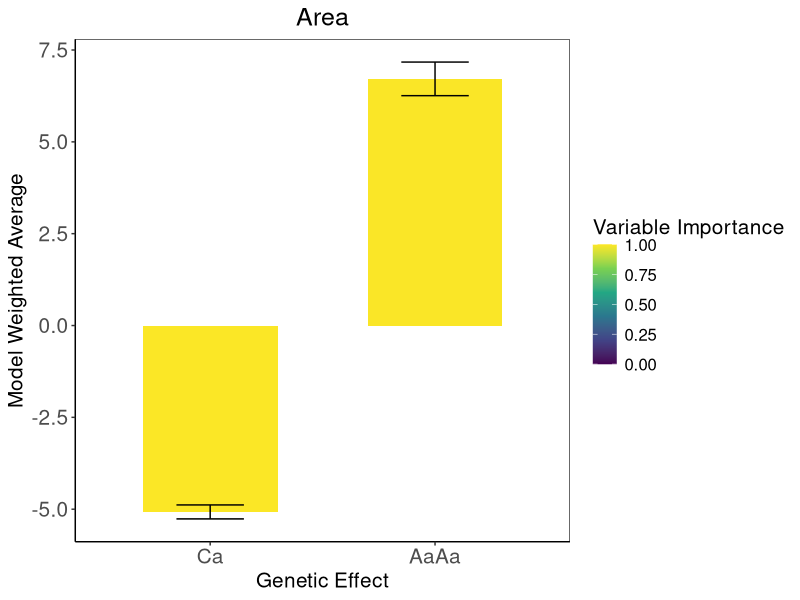
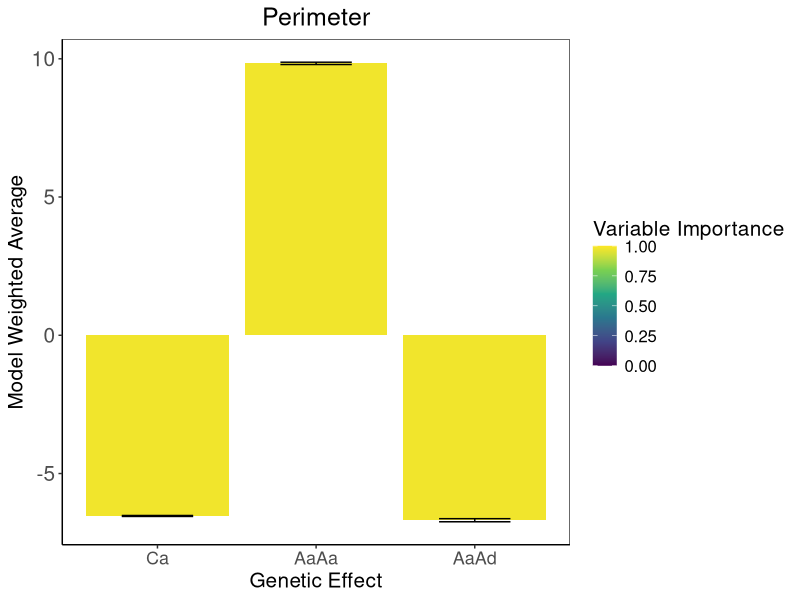
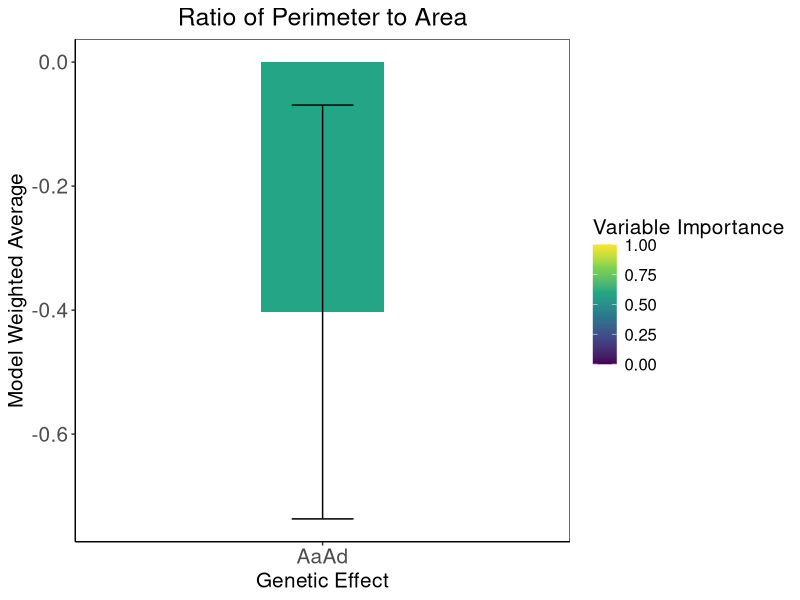
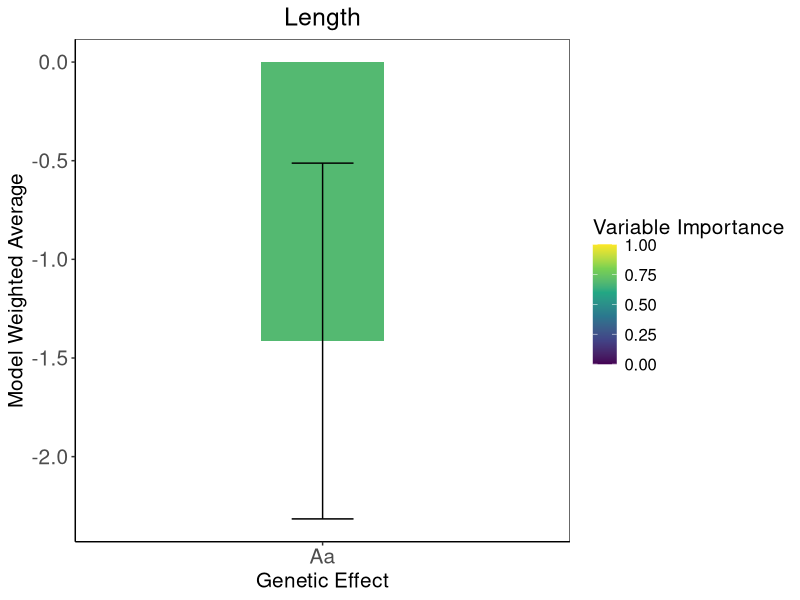
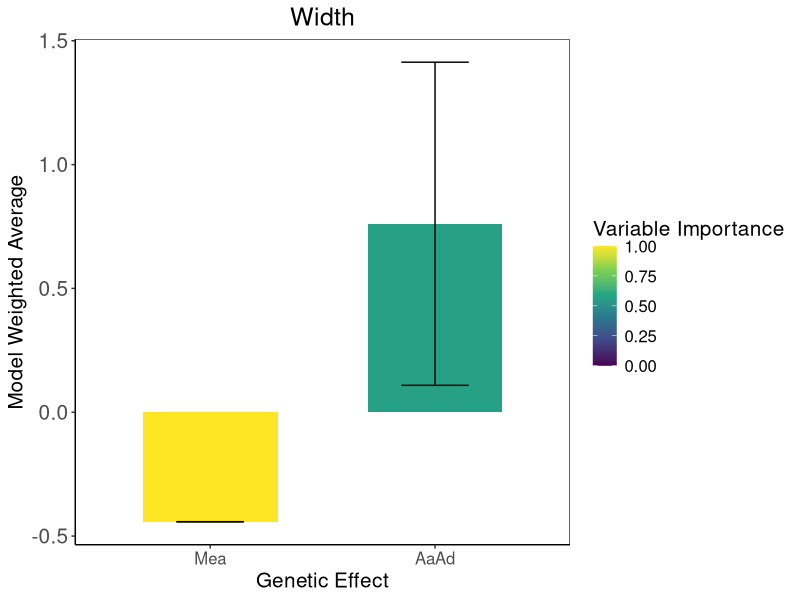
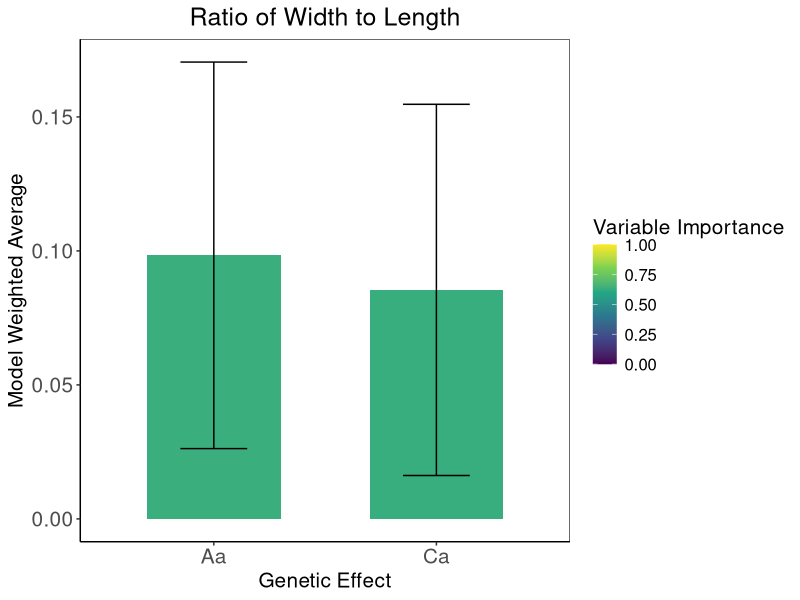
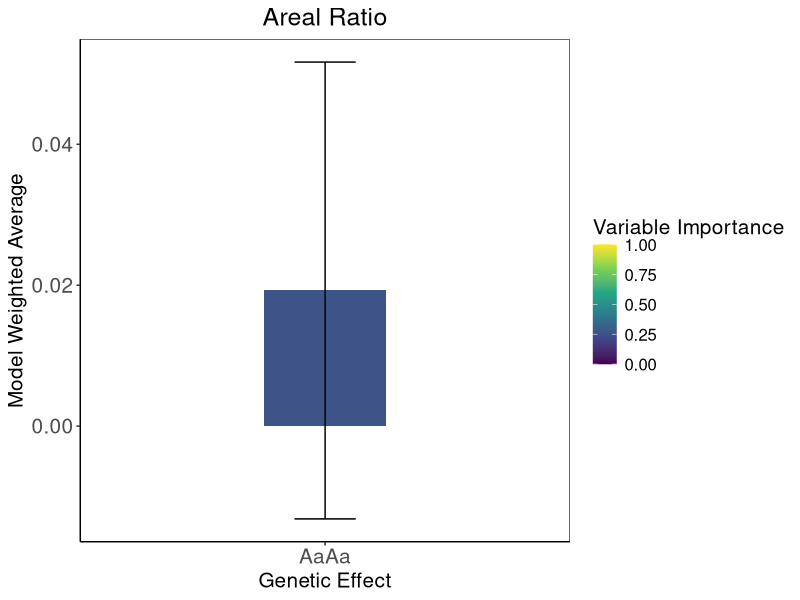
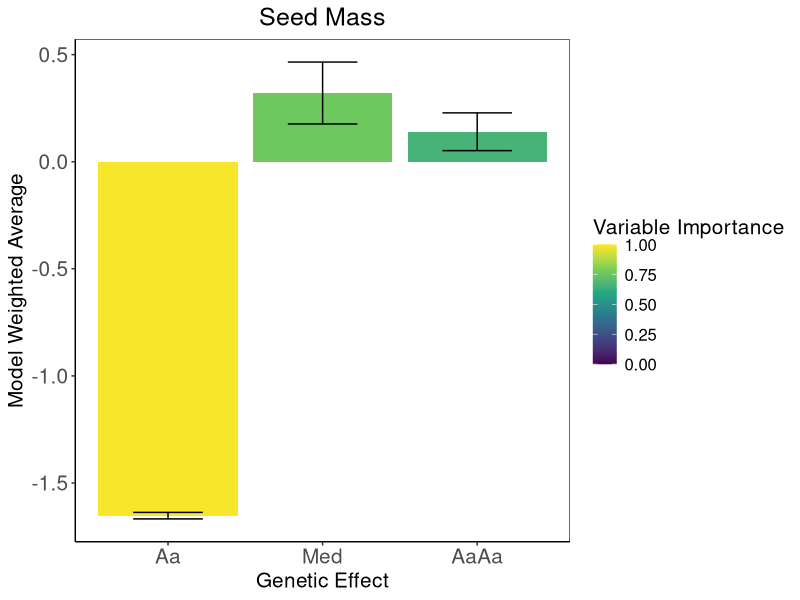

Here is the R script that generated these plots, in order:
library(ggplot2)
library(viridis)

#Area: 
  #Specify variables and values. Then, make data frame.
Genetic_Effect<-c("Ca", "AaAa")
Model_Weighted_Average<-c(-5.07390824394398, 6.71508423776777)
SE <- c(0.190304678437209, 0.457132985379296)
Variable_Importance <- c(0.996129631289555, 0.994067692445289)
area<-data.frame(Genetic_Effect, Model_Weighted_Average, SE, Variable_Importance)

  #Specify order of variables on x-axis
area$Genetic_Effect <- factor(area$Genetic_Effect, levels = c("Ca", "AaAa"))

  #Create plot 
ggplot(area) +
geom_bar(aes(x= Genetic_Effect, y= Model_Weighted_Average, fill = Variable_Importance, width = 0.6), stat="identity") +
  scale_fill_viridis_c(limits = c(0, 1))+
  labs(x = "Genetic Effect", y = "Model Weighted Average", fill = "Variable Importance")+
  ggtitle("Area")+
  theme_bw() +
  theme(axis.line = element_line(color='black'),
        plot.background = element_blank(),
        panel.grid.major = element_blank(),
        panel.grid.minor = element_blank())+
  theme(plot.title = element_text(hjust = 0.5))+
  theme(text = element_text(size = 15))+
  theme(axis.text.x = element_text(size=15),
        axis.text.y = element_text(size=15))+
  geom_errorbar(aes(x=Genetic_Effect, y=Model_Weighted_Average, ymin=Model_Weighted_Average-SE, ymax=Model_Weighted_Average+SE), width = 0.3)


#Perimeter:
  #Specify variables and values. Then, make data frame.
Genetic_Effect<-c("Ca", "AaAa", "AaAd")
Model_Weighted_Average<-c(-6.53649027058263, 9.83392766727657, -6.68867396957119)
SE <- c(0.0177173016063826, 0.0423997847313664, 0.0561067693449913)
Variable_Importance <- c(0.980174705758085, 0.979885975453766, 0.979533768976558)
perimeter<-data.frame(Genetic_Effect, Model_Weighted_Average, SE, Variable_Importance)

  #Specify order of variables on x-axis
perimeter$Genetic_Effect <- factor(perimeter$Genetic_Effect, levels = c("Ca", "AaAa", "AaAd"))

  #Create plot 
ggplot(perimeter) +
  geom_bar(aes(x= Genetic_Effect, y= Model_Weighted_Average, fill = Variable_Importance, width = 0.9), stat="identity") +
  scale_fill_viridis_c(limits = c(0, 1))+
  labs(x = "Genetic Effect", y = "Model Weighted Average", fill = "Variable Importance")+
  ggtitle("Perimeter")+
  theme_bw() +
  theme(axis.line = element_line(color='black'),
        plot.background = element_blank(),
        panel.grid.major = element_blank(),
        panel.grid.minor = element_blank())+
  theme(plot.title = element_text(hjust = 0.5))+
  theme(text = element_text(size = 15))+
  theme(axis.text.x = element_text(size=13),
        axis.text.y = element_text(size=15))+
  geom_errorbar(aes(x=Genetic_Effect, y=Model_Weighted_Average, ymin=Model_Weighted_Average-SE, ymax=Model_Weighted_Average+SE, width = 0.45))


#RPA:
  #Specify variables and values. Then, make data frame.
Genetic_Effect<-c("AaAd")
Model_Weighted_Average<-c(-0.403008433600262)
SE <- c(0.333646856344577)
Variable_Importance <- c(0.587160847257714)
RPA<-data.frame(Genetic_Effect, Model_Weighted_Average, SE, Variable_Importance)

  #Specify order of variables on x-axis
RPA$Genetic_Effect <- factor(RPA$Genetic_Effect, levels = c("AaAd"))

  #Create plot 
ggplot(RPA) +
  geom_bar(aes(x= Genetic_Effect, y= Model_Weighted_Average, fill = Variable_Importance, width = 0.3), stat="identity") +
  scale_fill_viridis_c(limits = c(0, 1))+
  labs(x = "Genetic Effect", y = "Model Weighted Average", fill = "Variable Importance")+
  ggtitle("Ratio of Perimeter to Area")+
  theme_bw() +
  theme(axis.line = element_line(color='black'),
        plot.background = element_blank(),
        panel.grid.major = element_blank(),
        panel.grid.minor = element_blank())+
  theme(plot.title = element_text(hjust = 0.5))+
  theme(text = element_text(size = 15))+
  theme(axis.text.x = element_text(size=15),
        axis.text.y = element_text(size=15))+
  geom_errorbar(aes(x=Genetic_Effect, y=Model_Weighted_Average, ymin=Model_Weighted_Average-SE, ymax=Model_Weighted_Average+SE), width = 0.15)


#Length: 
  #Specify variables and values. Then, make data frame.
Genetic_Effect<-c("Aa")
Model_Weighted_Average<-c(-1.41400501208421)
SE <- c(0.901582066652321)
Variable_Importance <- c(0.685609019184249)
length<-data.frame(Genetic_Effect, Model_Weighted_Average, SE, Variable_Importance)

  #Specify order of variables on x-axis
length$Genetic_Effect <- factor(length$Genetic_Effect, levels = c("Aa"))

  #Create plot 
ggplot(length) +
  geom_bar(aes(x= Genetic_Effect, y= Model_Weighted_Average, fill = Variable_Importance, width = 0.3), stat="identity") +
  scale_fill_viridis_c(limits = c(0, 1))+
  labs(x = "Genetic Effect", y = "Model Weighted Average", fill = "Variable Importance")+
  ggtitle("Length")+
  theme_bw() +
  theme(axis.line = element_line(color='black'),
        plot.background = element_blank(),
        panel.grid.major = element_blank(),
        panel.grid.minor = element_blank())+
  theme(plot.title = element_text(hjust = 0.5))+
  theme(text = element_text(size = 15))+
  theme(axis.text.x = element_text(size=15),
        axis.text.y = element_text(size=15))+
  geom_errorbar(aes(x=Genetic_Effect, y=Model_Weighted_Average, ymin=Model_Weighted_Average-SE, ymax=Model_Weighted_Average+SE), width = 0.15)


#Width: 
  #Specify variables and values. Then, make data frame.
Genetic_Effect<-c("Mea", "AaAd")
Model_Weighted_Average<-c(-0.441989828321209, 0.761073656070445)
SE <- c(0.000160411680135943, 0.652349114080603)
Variable_Importance <- c(0.999999978865205, 0.5714285587473)
width<-data.frame(Genetic_Effect, Model_Weighted_Average, SE, Variable_Importance)

  #Specify order of variables on x-axis
width$Genetic_Effect <- factor(width$Genetic_Effect, levels = c("Mea", "AaAd"))

  #Create plot 
ggplot(width) +
  geom_bar(aes(x= Genetic_Effect, y= Model_Weighted_Average, fill = Variable_Importance, width = 0.6), stat="identity") +
  scale_fill_viridis_c(limits = c(0, 1))+
  labs(x = "Genetic Effect", y = "Model Weighted Average", fill = "Variable Importance")+
  ggtitle("Width")+
  theme_bw() +
  theme(axis.line = element_line(color='black'),
        plot.background = element_blank(),
        panel.grid.major = element_blank(),
        panel.grid.minor = element_blank())+
  theme(plot.title = element_text(hjust = 0.5))+
  theme(text = element_text(size = 15))+
  theme(axis.text.x = element_text(size=12),
        axis.text.y = element_text(size=15))+
  geom_errorbar(aes(x=Genetic_Effect, y=Model_Weighted_Average, ymin=Model_Weighted_Average-SE, ymax=Model_Weighted_Average+SE), width = 0.3)



#RWL:
  #Specify variables and values. Then, make data frame.
Genetic_Effect<-c("Aa", "Ca")
Model_Weighted_Average<-c(0.0983503081515926, 0.0854515062721672)
SE <- c(0.0721171671523961, 0.0692571863416293)
Variable_Importance <- c(0.632449162926565, 0.628934731371935)
RWL<-data.frame(Genetic_Effect, Model_Weighted_Average, SE, Variable_Importance)

  #Specify order of variables on x-axis
RWL$Genetic_Effect <- factor(RWL$Genetic_Effect, levels = c("Aa", "Ca"))

  #Create plot 
ggplot(RWL) +
  geom_bar(aes(x= Genetic_Effect, y= Model_Weighted_Average, fill = Variable_Importance, width = 0.6), stat="identity") +
  scale_fill_viridis_c(limits = c(0, 1))+
  labs(x = "Genetic Effect", y = "Model Weighted Average", fill = "Variable Importance")+
  ggtitle("Ratio of Width to Length")+
  theme_bw() +
  theme(axis.line = element_line(color='black'),
        plot.background = element_blank(),
        panel.grid.major = element_blank(),
        panel.grid.minor = element_blank())+
  theme(plot.title = element_text(hjust = 0.5))+
  theme(text = element_text(size = 15))+
  theme(axis.text.x = element_text(size=15),
        axis.text.y = element_text(size=15))+
  geom_errorbar(aes(x=Genetic_Effect, y=Model_Weighted_Average, ymin=Model_Weighted_Average-SE, ymax=Model_Weighted_Average+SE), width = 0.3)


#AR:
  #Specify variables and values. Then, make data frame.
Genetic_Effect<-c("AaAa")
Model_Weighted_Average<-c(0.0192488764686584)
SE <- c(0.0324190628833856)
Variable_Importance <- c(0.259080329401834)
AR<-data.frame(Genetic_Effect, Model_Weighted_Average, SE, Variable_Importance)

  #Specify order of variables on x-axis
AR$Genetic_Effect <- factor(AR$Genetic_Effect, levels = c("AaAa"))

  #Create plot 
ggplot(AR) +
  geom_bar(aes(x= Genetic_Effect, y= Model_Weighted_Average, fill = Variable_Importance, width = 0.3), stat="identity") +
  scale_fill_viridis_c(limits = c(0, 1))+
  labs(x = "Genetic Effect", y = "Model Weighted Average", fill = "Variable Importance")+
  ggtitle("Areal Ratio")+
  theme_bw() +
  theme(axis.line = element_line(color='black'),
        plot.background = element_blank(),
        panel.grid.major = element_blank(),
        panel.grid.minor = element_blank())+
  theme(plot.title = element_text(hjust = 0.5))+
  theme(text = element_text(size = 15))+
  theme(axis.text.x = element_text(size=15),
        axis.text.y = element_text(size=15))+
  geom_errorbar(aes(x=Genetic_Effect, y=Model_Weighted_Average, ymin=Model_Weighted_Average-SE, ymax=Model_Weighted_Average+SE), width = 0.15)


#Seed Mass:
  #Specify variables and values. Then, make data frame.
Genetic_Effect<-c("Aa", "Med", "AaAa")
Model_Weighted_Average<-c(-1.652503735, 0.3208793727, 0.1400274373)
SE <- c(0.01512187671, 0.1445135661, 0.08820070106)
Variable_Importance <- c(0.9900424384, 0.7567851078, 0.6571039417)
seed_mass<-data.frame(Genetic_Effect, Model_Weighted_Average, SE, Variable_Importance)

  #Specify order of variables on x-axis
seed_mass$Genetic_Effect <- factor(seed_mass$Genetic_Effect, levels = c("Aa", "Med", "AaAa"))

  #Create plot 
ggplot(seed_mass) +
  geom_bar(aes(x= Genetic_Effect, y= Model_Weighted_Average, fill = Variable_Importance, width = 0.9), stat="identity") +
  scale_fill_viridis_c(limits = c(0, 1))+
  labs(x = "Genetic Effect", y = "Model Weighted Average", fill = "Variable Importance")+
  ggtitle("Seed Mass")+
  theme_bw() +
  theme(axis.line = element_line(color='black'),
        plot.background = element_blank(),
        panel.grid.major = element_blank(),
        panel.grid.minor = element_blank())+
  theme(plot.title = element_text(hjust = 0.5))+
  theme(text = element_text(size = 15))+
  theme(axis.text.x = element_text(size=15),
        axis.text.y = element_text(size=15))+
  geom_errorbar(aes(x=Genetic_Effect, y=Model_Weighted_Average, ymin=Model_Weighted_Average-SE, ymax=Model_Weighted_Average+SE), width = 0.45)

